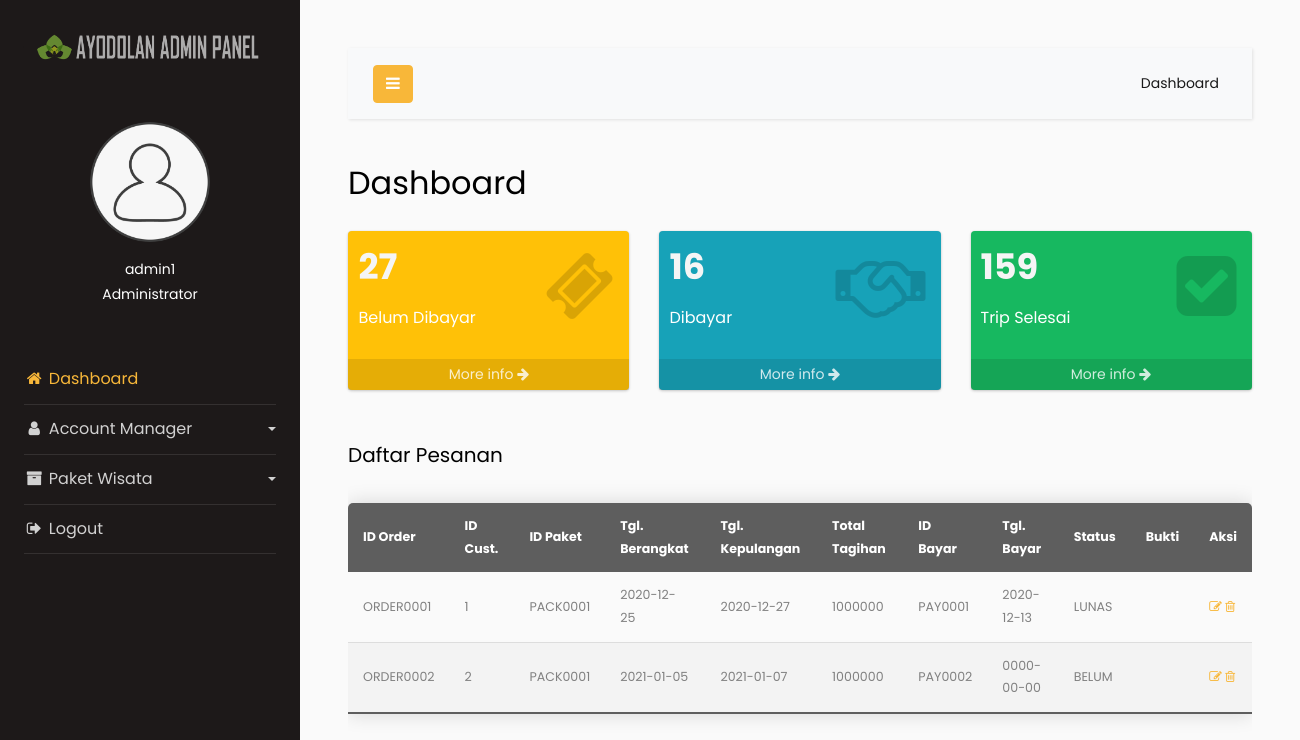
The page / on the database its author committed.
### tables this page shows
CREATE TABLE `pemesanan` (
  `id_pemesanan` varchar(12) NOT NULL,
  `id_pelanggan` int(8) DEFAULT NULL,
  `id_paket` varchar(12) DEFAULT NULL,
  `tgl_mulai` date NOT NULL,
  `tgl_selesai` date NOT NULL,
  `total_harga` int(8) DEFAULT NULL,
  `id_pembayaran` varchar(12) DEFAULT NULL,
  `bukti_pembayaran` varchar(20) DEFAULT NULL
);

CREATE TABLE `pembayaran` (
  `id_pembayaran` varchar(12) NOT NULL,
  `id_pemesanan` varchar(12) DEFAULT NULL,
  `total_pembayaran` int(8) NOT NULL,
  `tanggal_pembayaran` date DEFAULT NULL,
  `status` varchar(8) NOT NULL
);

### index.php (the view, shortened to what this page needs)
<!doctype html>
<html lang="en">
  <head>
		<link rel="stylesheet" href="https://stackpath.bootstrapcdn.com/font-awesome/4.7.0/css/font-awesome.min.css">
    <link rel="stylesheet" href="css/style.css">
  </head>
  <body>
		<div class="wrapper d-flex align-items-stretch">
			<nav id="sidebar">
        <div class="logo-brand" style="text-align: center; padding-top: 20px;">
            <a href="index.php"><img src="images/branding-logo.png" alt="Logo" style="opacity: .8; width: 85%;"></a>
        </div>
				<div class="p-4 pt-5">
          <div class="user">
            <a href="" class="img logo rounded-circle mb-5" style="background-image: url(images/user-2-icon.png); margin-bottom: 0px !important;"></a>
          </div>
          <div class="user" style="padding-top: 15px;">
            <p align="center">
              admin1<br>
              Administrator
            </p>
          </div>
	        <ul class="list-unstyled components mb-5" style="margin-top: 3rem !important;">
	          <li class="active">
	            <a href="index.php"><i class="fa fa-fw fa-home"></i> Dashboard</a>
	          </li>
	          <li>
              <a href="#pageSubmenu" data-toggle="collapse" aria-expanded="false" class="dropdown-toggle">
                <i class="fa fa-fw fa-user"></i> Account Manager
              </a>
	          </li>
	          <li>
              <a href="#homeSubmenu" data-toggle="collapse" aria-expanded="false" class="dropdown-toggle">
                <i class="fa fa-fw fa-archive"></i> Paket Wisata
              </a>
	          </li>
	          <li>
              <a href="#"><i class="fa fa-fw fa-sign-out"></i> Logout</a>
	          </li>
	        </ul>
	      </div>
    	</nav>
      <div id="content" class="p-4 p-md-5">
        <nav class="navbar navbar-expand-lg navbar-light bg-light">
          <div class="container-fluid">
            <button type="button" id="sidebarCollapse" class="btn btn-primary">
              <i class="fa fa-bars"></i>
            </button>
            <div class="collapse navbar-collapse" id="navbarSupportedContent">
              <ul class="nav navbar-nav ml-auto">
                <li class="nav-item active">
                    <a class="nav-link" href="#">Dashboard</a>
                </li>
              </ul>
            </div>
          </div>
        </nav>
        <h2 class="mb-4">Dashboard</h2>
        <div class="row">
          <div class="col-lg-3 col-6">
            <div class="small-box bg-unpaid">
              <div class="inner">
                <h3>27</h3>
                <p>Belum Dibayar</p>
              </div>
              <div class="icon">
                <i class="fa fa-ticket"></i>
              </div>
              <a href="#" class="small-box-footer">More info <i class="fa fa-arrow-right"></i></a>
            </div>
          </div>
          <div class="col-lg-3 col-6">
            <div class="small-box bg-paid">
              <div class="inner">
                <h3>16</h3>
                <p>Dibayar</p>
              </div>
              <div class="icon">
                <i class="fa fa-handshake-o"></i>
              </div>
              <a href="#" class="small-box-footer">More info <i class="fa fa-arrow-right"></i></a>
            </div>
          </div>
          <div class="col-lg-3 col-6">
            <div class="small-box bg-done">
              <div class="inner">
                <h3>159</h3>
                <p>Trip Selesai</p>
              </div>
              <div class="icon">
                <i class="fa fa-check-square"></i>
              </div>
              <a href="#" class="small-box-footer">More info <i class="fa fa-arrow-right"></i></a>
            </div>
          </div>
        </div>
          <div style="padding-top: 30px;">
            <h5>Daftar Pesanan</h5>
          </div>
          <?php
            require('config.php');
            $sql = "SELECT * FROM pemesanan JOIN pembayaran USING (id_pemesanan)";
            $result = mysqli_query($conn, $sql);
            if($result->num_rows > 0) {
                echo "<div style='overflow-x:auto;'><table class='content-table'>
                <thead>
                  <tr>
                    <th>ID Order</th>
                    <th>ID Cust.</th>
                    <th>ID Paket</th>
                    <th>Tgl. Berangkat</th>
                    <th>Tgl. Kepulangan</th>
                    <th>Total Tagihan</th>
                    <th>ID Bayar</th>
                    <th>Tgl. Bayar</th>
                    <th>Status</th>
                    <th>Bukti</th>
                    <th>Aksi</th>
                  </tr>
                </thead>";
                while($row = $result -> fetch_assoc()){
                    echo "<tr><td>" . $row["id_pemesanan"]. "</td>
                    <td>" . $row["id_pelanggan"]. "</td>
                    <td>" . $row["id_paket"]. "</td>
                    <td>" . $row["tgl_mulai"]. "</td>
                    <td>" . $row["tgl_selesai"]. "</td>
                    <td>" . $row["total_harga"]. "</td>
                    <td>" . $row["id_pembayaran"]. "</td>
                    <td>" . $row["tanggal_pembayaran"]. "</td>
                    <td>" . $row["status"]. "</td>
                    <td>" . $row["bukti"]. "</td>
                    <td>
                    <a href='edit.php?target=".$row["id_pelanggan"]."'> <i class='fa fa-pencil-square-o'></i>
                    <a href=hapus.php?id=".$row["id_pelanggan"]." onclick=\"return confirm('Apakah anda yakin untuk menghapus?')\"><i class='fa fa-trash-o'></i></a>
                     </td>
                 </tr>";
                  }
                echo "</table></div>";
            } else {
                echo "Tidak ada data";
            }
          ?>
      </div>
		</div>
  </body>
</html>

### rows shown on the page
pemesanan: id_pemesanan "ORDER0001", id_pelanggan "1", id_paket "PACK0001", tgl_mulai "2020-12-25", tgl_selesai "2020-12-27", total_harga "1000000", id_pembayaran.id_pembayaran "PAY0001", id_pembayaran.tanggal_pembayaran "2020-12-13", id_pembayaran.status "LUNAS"
pemesanan: id_pemesanan "ORDER0002", id_pelanggan "2", id_paket "PACK0001", tgl_mulai "2021-01-05", tgl_selesai "2021-01-07", total_harga "1000000", pembayaran.id_pembayaran "PAY0002", pembayaran.tanggal_pembayaran "0000-00-00", pembayaran.status "BELUM"
